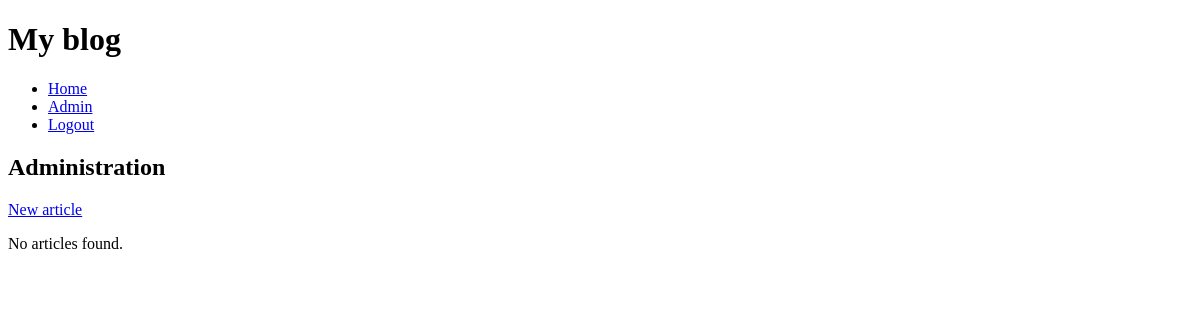
The app's page /Admin/index.php?page=2 (signed in), older data.
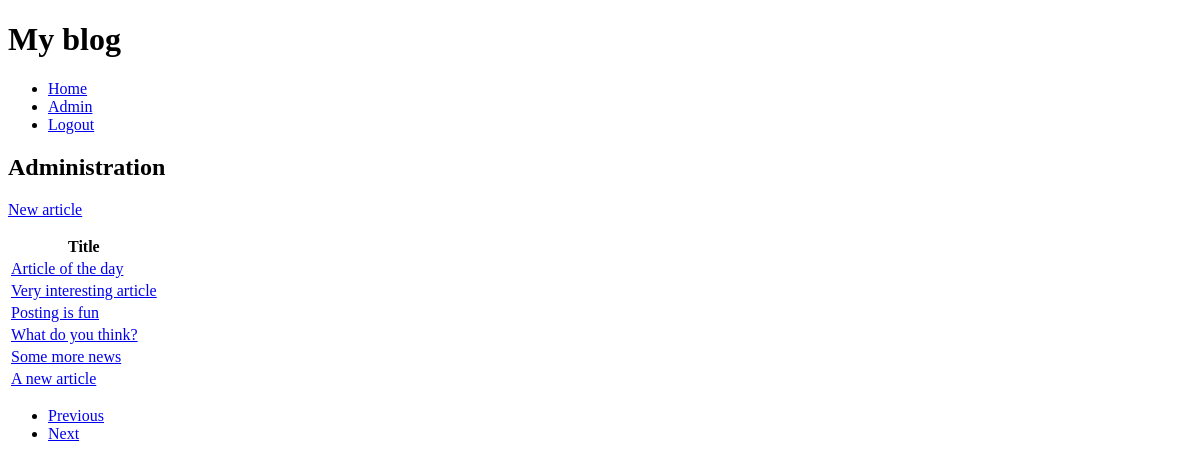
The same page, newer data.
### tables this page shows
CREATE TABLE `article` (
  `id` int(11) NOT NULL,
  `title` varchar(128) NOT NULL,
  `content` text NOT NULL,
  `published_at` datetime DEFAULT NULL,
  `image_file` varchar(200) DEFAULT NULL
);

### classes/Article.php (called while the page is built, shortened)
<?php
class Article {
    public static function getPage($conn, $limit, $offset) {
        $sql = "SELECT * FROM article ORDER BY published_at LIMIT :limit OFFSET :offset";
        $stmt = $conn->prepare($sql);
        $stmt->bindValue(':limit', $limit, PDO::PARAM_INT);
        $stmt->bindValue(':offset', $offset, PDO::PARAM_INT);
        $stmt->execute();
        return $stmt->fetchAll(PDO::FETCH_ASSOC);
    }
    public static function getTotal($conn) {
        return $conn->query('SELECT COUNT(*) FROM article')->fetchColumn();
    }
}

### classes/Paginator.php (called while the page is built, shortened)
<?php
class Paginator {
    public function __construct($page, $records_per_page, $total_records) {
        $this->limit = $records_per_page;
        $page = filter_var($page, FILTER_VALIDATE_INT, [
            'options' => [
                'default' => 1,
                'min_range' => 1
            ]
        ]);
        if ($page > 1) {
            $this->previous = $page - 1;
        }
        $total_pages = ceil($total_records / $records_per_page);
        if ($page < $total_pages) {
            $this->next = $page + 1;
        }
        $this->offset = $records_per_page * ($page - 1);
    }
}

### Admin/index.php (the view, shortened to what this page needs)
<?php
$conn = require '../includes/db.php';
$paginator = new Paginator($_GET['page'] ?? 1, 6, Article::getTotal($conn));
$articles = Article::getPage($conn, $paginator->limit, $paginator->offset);
?>
<?php require '../includes/header.php' ?>
<h2>Administration</h2>
<p><a href="new-article.php">New article</a></p>
<?php if (empty($articles)) : ?>
    <p>No articles found.</p>
<?php else : ?>
    <table>
        <thead>
            <th>Title</th>
        </thead>
        <tbody>
            <?php foreach ($articles as $article) : ?>
                <tr>
                    <td>
                        <a href="article.php?id=<?= $article['id']; ?>"><?= htmlspecialchars($article['title']); ?></a>
                    </td>
                </tr>
            <?php endforeach ?>
        </tbody>
    </table>
    <?php require '../includes/pagination.php'; ?>
<?php endif ?>
<?php require '../includes/footer.php' ?>

### includes/pagination.php
<?php $base = strtok($_SERVER["REQUEST_URI"], '?'); ?>
<nav>
    <ul>
        <li>
            <?php if ($paginator->previous) : ?>
                <a href="<?= $base; ?>?page=<?= $paginator->previous; ?>">Previous</a>
            <?php else : ?>
                Previous
            <?php endif ?>
        </li>
        <li>
            <?php if ($paginator->next) : ?>
                <a href="<?= $base; ?>?page=<?= $paginator->next; ?>">Next</a>
            <?php else : ?>
                Next
            <?php endif ?>
        </li>
    </ul>
</nav>

Row changes from the older to the newer data that the page shows:
added article: title "Article of the day"
added article: title "Very interesting article"
added article: title "Posting is fun"
added article: title "What do you think?"
added article: title "Some more news"
added article: title "A new article"
Text that changed along with them:
text no longer shown: "No articles found."
text now shown: "Title Previous Next"
